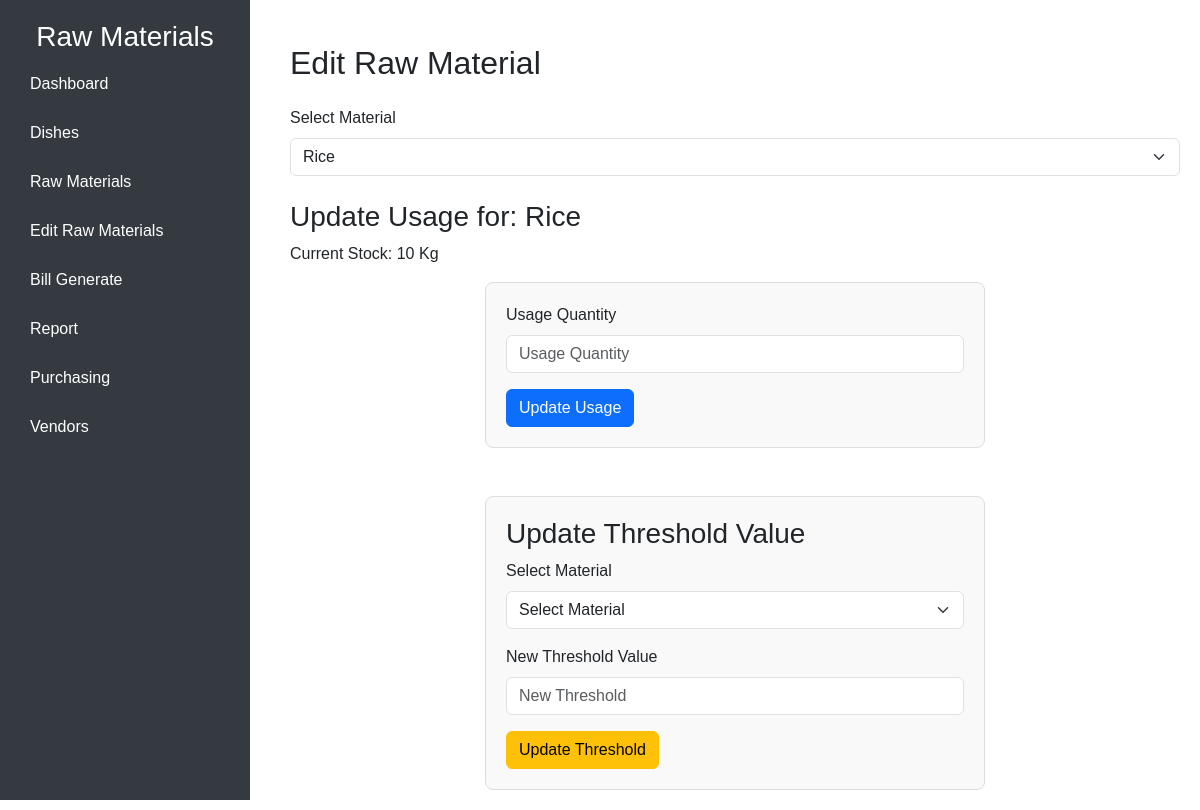
The page /editrawmaterial.php?material_id=1 on the database its author committed.
### tables this page shows
CREATE TABLE `raw_materials` (
  `material_id` int(11) NOT NULL,
  `name` varchar(255) NOT NULL,
  `stock_quantity` int(11) NOT NULL,
  `threshold` int(11) NOT NULL,
  `unit` varchar(50) NOT NULL,
  `date_added` date DEFAULT curdate()
);

### editrawmaterial.php (the view, shortened to what this page needs)
<?php
$servername = "localhost";
$username = "root";
$password = "";
$dbname = "restaurant_db";
$conn = new mysqli($servername, $username, $password, $dbname);
$material = null;
$materials = [];
$sql = "SELECT * FROM raw_materials";
$result = $conn->query($sql);
if ($result->num_rows > 0) {
    while ($row = $result->fetch_assoc()) {
        $materials[] = $row;
    }
}
if (isset($_GET["material_id"]) && !empty($_GET["material_id"])) {
    $materialId = $_GET["material_id"];
    $stmt = $conn->prepare("SELECT * FROM raw_materials WHERE material_id = ?");
    $stmt->bind_param("i", $materialId);
    $stmt->execute();
    $result = $stmt->get_result();
    if ($result->num_rows > 0) {
        $material = $result->fetch_assoc();
    }
}
?>
<!DOCTYPE html>
<html lang="en">
<head>
    <link href="https://cdn.jsdelivr.net/npm/bootstrap@5.3.0/dist/css/bootstrap.min.css" rel="stylesheet">
</head>
<body>
    <div class="sidebar">
        <h3 class="text-center">Raw Materials</h3>
        <a href="index.php">Dashboard</a>
        <a href="dish.php">Dishes</a>
        <a href="rawmaterial.php">Raw Materials</a>
        <a href="editrawmaterial.php">Edit Raw Materials</a>
        <a href="orderitem.php">Bill Generate</a>
        <a href="report.php">Report</a>
        <a href="purchasing.php">Purchasing</a>
        <a href="vendor.php">Vendors</a>
    </div>
    <div class="main-content">
        <h2 class="my-4">Edit Raw Material</h2>
        <form method="GET" action="" class="mb-4">
            <div class="mb-3">
                <label for="material_id" class="form-label">Select Material</label>
                <select name="material_id" class="form-select" onchange="this.form.submit()">
                    <?php foreach ($materials as $item): ?>
                        <option value="<?php echo $item["material_id"]; ?>" <?php echo isset($material) && $material['material_id'] == $item["material_id"] ? 'selected' : ''; ?>>
                            <?php echo $item["name"]; ?>
                        </option>
                    <?php endforeach; ?>
                </select>
            </div>
        </form>
        <?php if (!isset($_GET["material_id"]) || empty($_GET["material_id"])): ?>
            <p class="warning">Please select a material to update.</p>
        <?php elseif ($material): ?>
            <h3>Update Usage for: <?php echo $material['name']; ?></h3>
            <p>Current Stock: <?php echo $material['stock_quantity']; ?> <?php echo $material['unit']; ?></p>
            <form method="POST" action="" class="form-container">
                <div class="mb-3">
                    <label for="usage_quantity" class="form-label">Usage Quantity</label>
                    <input type="number" class="form-control" name="usage_quantity" placeholder="Usage Quantity" required>
                </div>
                <button type="submit" name="update_usage" class="btn btn-primary">Update Usage</button>
            </form>
        <?php endif; ?>
        <div class="form-container mt-5">
            <h3>Update Threshold Value</h3>
            <form method="POST" action="">
                <div class="mb-3">
                    <label for="material_id" class="form-label">Select Material</label>
                    <select name="material_id" class="form-select" required>
                        <option value="">Select Material</option>
                    </select>
                </div>
                <div class="mb-3">
                    <label for="new_threshold" class="form-label">New Threshold Value</label>
                    <input type="number" class="form-control" name="new_threshold" placeholder="New Threshold" required>
                </div>
                <button type="submit" name="update_threshold" class="btn btn-warning">Update Threshold</button>
            </form>
        </div>
    </div>
</body>
</html>

### editrawmaterial.php (style rules this page uses)
body { font-family: Arial, sans-serif; margin: 0; padding: 0; display: flex; min-height: 100vh; }
.sidebar { width: 250px; background-color: #343a40; color: white; padding: 20px; position: fixed; height: 100vh; overflow-y: auto; }
.sidebar a { color: white; text-decoration: none; display: block; padding: 10px; margin: 5px 0; border-radius: 5px; transition: background-color 0.3s; }
.main-content { margin-left: 270px; flex: 1; padding: 20px; }
.form-container { max-width: 500px; margin: 0 auto; padding: 20px; border: 1px solid #ddd; border-radius: 8px; background-color: #f9f9f9; }

### rows shown on the page
raw_materials: name "Rice", stock_quantity "10", unit "Kg"

### other values the page prints
form field material_id "Rice"
